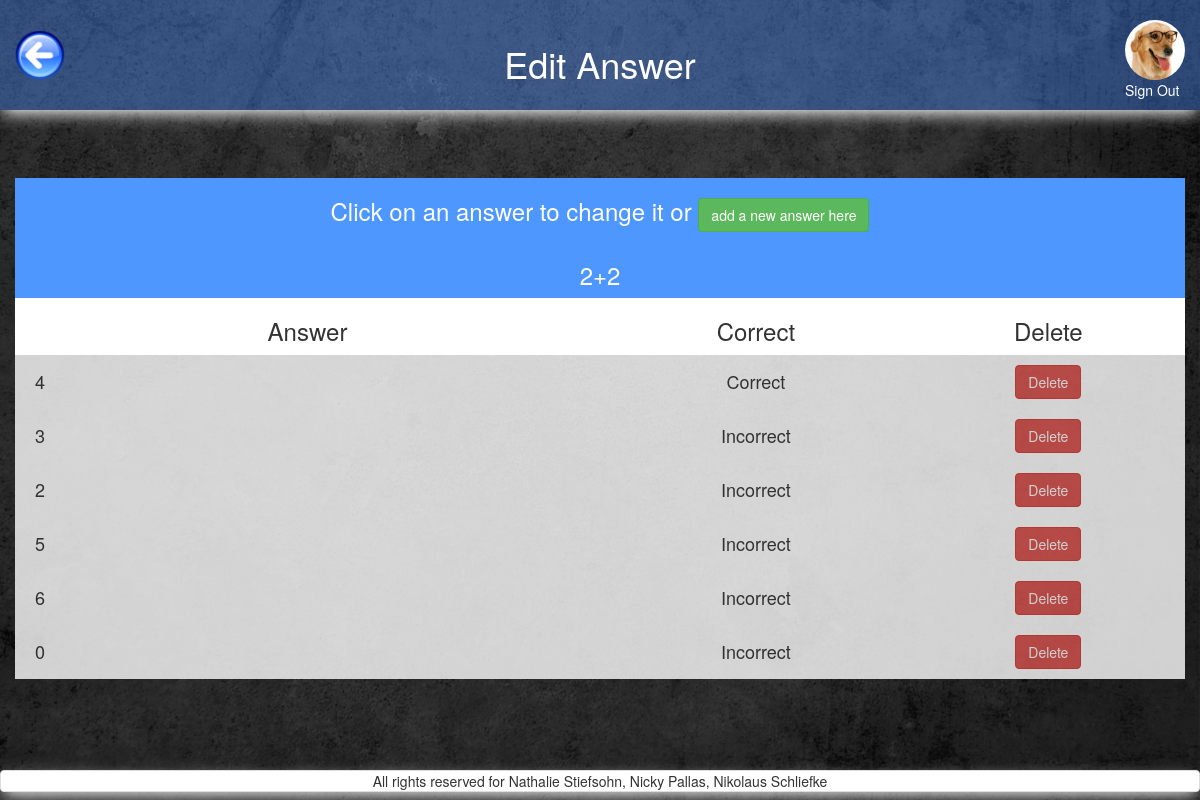
Screenshot of /answers_of_question.php?question_selected=109 (signed in) with the database file from the repository.
### tables this page shows
CREATE TABLE `users` (
  `id` int(11) NOT NULL,
  `FK_avatars` int(11) NOT NULL,
  `FK_classes` int(11) NOT NULL DEFAULT '1',
  `nickname` varchar(255) NOT NULL,
  `email` varchar(255) NOT NULL,
  `password` varchar(255) NOT NULL,
  `first_name` varchar(255) NOT NULL,
  `family_name` varchar(255) NOT NULL,
  `date_of_birth` date NOT NULL DEFAULT '1993-07-30'
);

CREATE TABLE `avatars` (
  `id` int(11) NOT NULL,
  `location` varchar(255) NOT NULL
);

CREATE TABLE `questions` (
  `id` int(11) NOT NULL,
  `question` varchar(200) NOT NULL,
  `FK_categories` int(11) NOT NULL,
  `id_string` varchar(255) DEFAULT NULL,
  `answers_displayed` int(11) NOT NULL DEFAULT '4'
);

CREATE TABLE `answers` (
  `id` int(11) NOT NULL,
  `answer` varchar(255) NOT NULL,
  `FK_question` int(11) NOT NULL,
  `correct` tinyint(1) NOT NULL DEFAULT '0',
  `id_string` varchar(255) DEFAULT NULL
);

### includes/start_session_admin.php (called while the page is built, shortened)
<?php
	require_once 'dbconnect.php';
$res=mysqli_query($con, "SELECT first_name, family_name, date_of_birth, nickname, users.id AS user_id, avatars.location AS avatar, avatars.id AS avatar_id, email FROM users
 	JOIN avatars ON users.FK_avatars=avatars.id
 	WHERE users.id=".$_SESSION['user']);
	 $userRow=mysqli_fetch_array($res);
	 $user_avatar = $userRow['avatar'];
?>

### query/answers_query.php (called while the page is built)
<?php
$query_all_answers = "
    SELECT
    	*
    FROM `answers`
    WHERE answers.FK_question=".$question_id;
$res_all_answers = mysqli_query($con, $query_all_answers);
?>

### answers_of_question.php (the view, shortened to what this page needs)
<?php
require_once('includes/start_session_admin.php');
?>
<?php
	if(isset($_GET['question_selected'])){
		$question_id=$_GET['question_selected'];
		$query_get_questions = "SELECT * FROM `questions` where questions.id=".$question_id;
		$res_get_questions = mysqli_query($con, $query_get_questions);
		$row_get_questions  = mysqli_fetch_array($res_get_questions);
		$question_old = $row_get_questions['question'];
		$category_id = $row_get_questions['FK_categories'];
	} else {
		header("Location: questions_of_category.php");
	  	exit;
	}
 ?>
<!DOCTYPE html>
<html>
<head>
	<?php
require_once('includes/head_tag.php');
	?>
</head>
<body>
<div id="wrap">
  <div id="main" class="container-fluid clear-top">
	<header class="row shadow" id="header">
			<div class="col-xs-3">
				<a href="questions_of_category.php?category_selected=<?php echo $category_id; ?>">
					<img alt="back_button" src="pictures/back_button.png" id="back_button"/>
				</a>
			</div>
			<div class="col-xs-6 white text-center margin-top">
                <h1 class="heading_font">Edit Answer</h1>
            </div>
        <?php
        echo'
            <div class="col-xs-3">
                <a href="logout.php?logout" class="pull-right">
                    <img class="img-circle show_avatar border" src="'.$user_avatar.'" alt="avatar" id="avatar_img"><br>
                    Sign Out
                </a>
            </div>';
        ?>
	</header>
	<div class="row">
		<main class="col-xs-12">
			<section class="row">
				<div class="col-xs-12 text-center margin-top">
					<div class="row">
					<?php
					require 'includes/alert_box.php';
					 ?>
				<div class="col-xs-12">
                        <table class="table-hover text-center" >
                            <thead>
                            	<tr id="first_row_table" class="white">
                                	<th colspan="5" class="text-center"><h3>Click on an answer to change it or <input class="btn btn-success btn-display_games" type="submit" data-href="add_answer.php?question_selected=<?php echo $question_id;?>"  value="add a new answer here"></h3></th>
                                </tr>
                            	<tr id="first_row_table" class="white">
                                	<th colspan="5" class="text-center"><h3><?php echo $question_old;?></h3></th>
                                </tr>
                                <tr id="white_background">
                                	<th class="text-center"><h3>Answer</h3></th>
                                	<th class="text-center"><h3>Correct</h3></th>
                                    <th class="text-center"><h3>Delete</h3></th>
                                </tr>
                            </thead>
                            <tbody>
                                 <?php
                        include ('query/answers_query.php');
			                while ($row_all_answers = mysqli_fetch_array($res_all_answers)){
			                    $answer_id=$row_all_answers['id'];
			                    $answer=$row_all_answers['answer'];
			                    $correct=$row_all_answers['correct'];
			                    if ($correct==1) {
			                    	$correct="Correct";
			                    } else {
			                    	$correct="Incorrect";
			                    }
                            echo '
								<a href="change_answer.php?answer_selected='.$answer_id.'">
	                                <tr>
	                                    <td class="clickable-row text-left padding-left" data-href="change_answer.php?answer_selected='.$answer_id.'"><h4>'.$answer.'</h4></td>
	                                    <td class="clickable-row" data-href="change_answer.php?answer_selected='.$answer_id.'"><h4>'.$correct.'</h4></td>
	                                    <td><h4><input class="btn btn-danger btn-display_games" type="submit" data-href="answers_of_question.php?question_selected='.$question_id.'&answer_selected='.$answer_id.'"  value="Delete"></h4></td>
	                                </tr>
                                </a>
                                ';
                        }
                        ?>
                            </tbody>
                        </table>
                    </div>
			</section>
		</main>
	</div>
  </div>
</div>
	<?php
require_once('includes/footer.php');
	?>
</body>
</html>

### css/style.css (style rules this page uses)
header h1 { position: relative; }
#avatar_img { margin-top:20px; height: 60px; }
#back_button { margin-top:30px; height: 50px; }
#header { background-color: rgba(77,141,255,0.4); height: 110px; }
#header a:link { color: white; }
body { content: ""; background: url("../pictures/grey_background.jpg"); background-size: 100% 100%; background-repeat: repeat; top: 0; left: 0; bottom: 0; right: 0; position: absolute; z-index: -1; }
.shadow { -webkit-box-shadow: 0px 6px 16px -3px rgba(255,255,255,1); -moz-box-shadow: 0px 6px 16px -3px rgba(255,255,255,1); box-shadow: 0px 6px 16px -3px rgba(255,255,255,1); }
.margin-top { margin-top: 2%; }
table { width: 100%; }
tbody { background-color: white; opacity: 0.8; }
.white { color: white; }
.padding-left { padding-left: 20px; width: 50% }

### includes/head_tag.php (style rules this page uses)
html, body { height: 100%; }
#white_background { background-color: white; opacity: 1 !important; }
#first_row_table { background-color: #4D97FF; }
#wrap { min-height: 100%; }
#main { overflow:auto; padding-bottom:50px; }

### rows the page displays
users: FK_avatars.location (picture)
questions: question "2+2"
answers: answer "4", correct "Correct"
answers: answer "3", correct "Incorrect"
answers: answer "2", correct "Incorrect"
answers: answer "5", correct "Incorrect"
answers: answer "6", correct "Incorrect"
answers: answer "0", correct "Incorrect"
